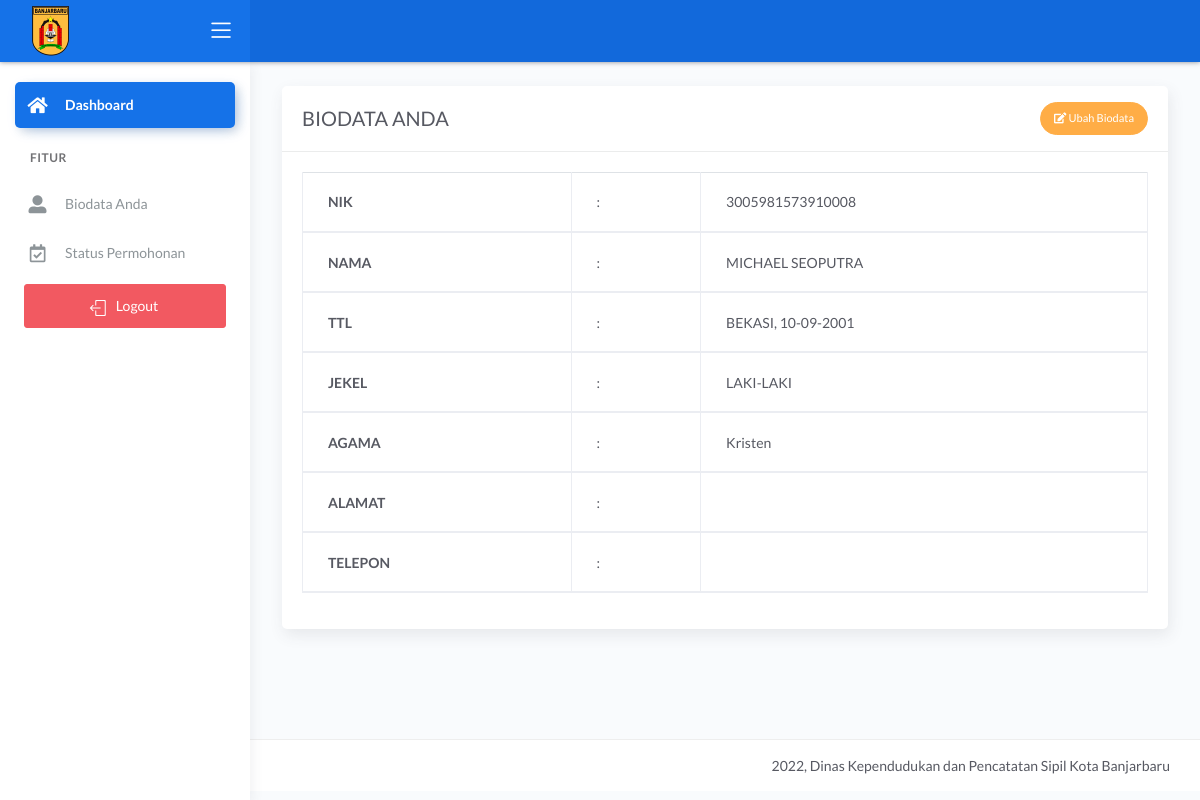
/demo1/main.php?halaman=tampil_pemohon (signed in), run on the app's committed database.
### tables this page shows
CREATE TABLE `data_user` (
  `nik` varchar(16) NOT NULL,
  `password` varchar(30) NOT NULL,
  `hak_akses` varchar(50) NOT NULL,
  `nama` varchar(50) NOT NULL,
  `tanggal_lahir` date NOT NULL,
  `tempat_lahir` varchar(30) NOT NULL,
  `jekel` varchar(11) NOT NULL,
  `agama` varchar(30) NOT NULL,
  `alamat` text NOT NULL,
  `telepon` varchar(14) NOT NULL,
  `status_warga` varchar(50) NOT NULL
);

### demo1/tampil_pemohon.php (the view, shortened to what this page needs)
<?php include '../konek.php'; ?>
<?php
$tampil_nik = "SELECT * FROM data_user WHERE nik=$_SESSION[nik]";
$query = mysqli_query($konek, $tampil_nik);
$data = mysqli_fetch_array($query, MYSQLI_BOTH);
$nik = $data['nik'];
$nama = $data['nama'];
$tempat = $data['tempat_lahir'];
$tanggal = $data['tanggal_lahir'];
$format = date('d-m-Y', strtotime($tanggal));
$jekel = $data['jekel'];
$alamat = $data['alamat'];
$telepon = $data['telepon'];
$agama = $data['agama'];
?>
<div class="page-inner">
    <div class="row">
        <div class="col-md-12">
            <div class="card">
                <div class="card-header">
                    <div class="d-flex align-items-center">
                        <h4 class="card-title">BIODATA ANDA</h4>
                        <a href="?halaman=ubah_pemohon&nik=<?= $nik; ?>" class="btn btn-sm btn-warning btn-round ml-auto">
                            <i class="fa fa-edit"></i>
                            Ubah Biodata
                        </a>
                    </div>
                </div>
                <div class="card-body">
                    <table class="table table-bordered">
                        <thead>
                            <tr>
                                <th>NIK</th>
                                <td>:</td>
                                <td><?= $nik; ?></td>
                            </tr>
                            <tr>
                                <th>NAMA</th>
                                <td>:</td>
                                <td><?= $nama; ?></td>
                            </tr>
                            <tr>
                                <th>TTL</th>
                                <td>:</td>
                                <td><?= $tempat . ', ' . $format; ?></td>
                            </tr>
                            <tr>
                                <th>JEKEL</th>
                                <td>:</td>
                                <td><?= $jekel; ?></td>
                            </tr>
                            <tr>
                                <th>AGAMA</th>
                                <td>:</td>
                                <td><?= $agama; ?></td>
                            </tr>
                            <tr>
                                <th>ALAMAT</th>
                                <td>:</td>
                                <td><?= $alamat; ?></td>
                            </tr>
                            <tr>
                                <th>TELEPON</th>
                                <td>:</td>
                                <td><?= $telepon; ?></td>
                            </tr>
                        </thead>
                    </table>
                </div>
            </div>
        </div>
    </div>
</div>

### data on the page
data_user: nik "3005981573910008", nama "MICHAEL SEOPUTRA", tempat_lahir "BEKASI", tanggal_lahir "10-09-2001", jekel "LAKI-LAKI", agama "Kristen"
